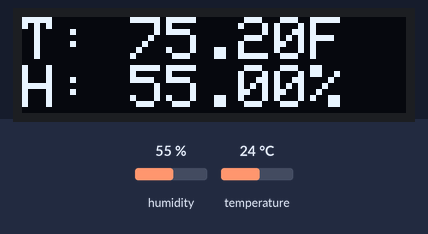
This sketch was run on a simulated Arduino Uno, built with avr-gcc and run on an emulated ATmega328P. Parts: 128×32 one-colour display. Inputs (shaded band) come from the test bench; at power-on: humidity 55 %, temperature 24 °C. What the sketch prints to the serial monitor is not drawn.

Above: at 2.8 s.
2.9 s: humidity set to 22 %
At 5.3 s:
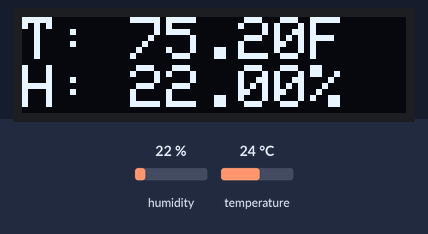
5.6 s: temperature set to 12 °C
At 6.6 s:
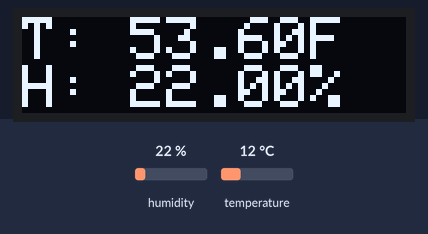
8.3 s: humidity set to 40 %
At 11.2 s:
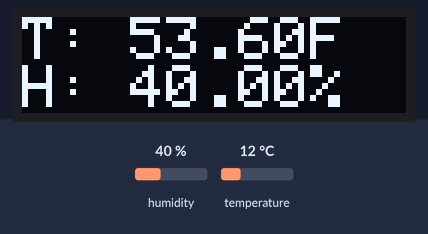
11.6 s: temperature set to 19 °C
At 13.5 s:
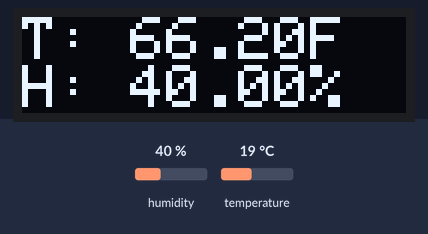
Timing chart, 0 to 15.0 s (numbered marks = the images above; inputs shaded):
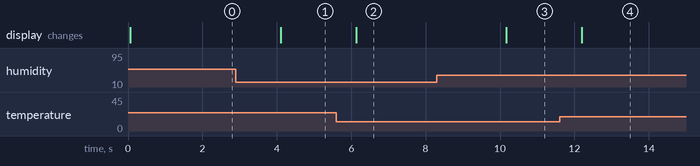

Measured:
- after the input at 2.9 s, the display: changes after 1.2 s (image 1)
- after the input at 5.6 s, the display: changes after 0.53 s (image 2)
- after the input at 8.3 s, the display: changes after 1.9 s (image 3)
- after the input at 11.6 s, the display: changes after 0.59 s (image 4)

The sketch:

tempsen.ino
```cpp
#include <SPI.h>
#include <Wire.h>
#include <Adafruit_SSD1306.h>
#include <DHT.h>;


#define SCREEN_WIDTH 128 // OLED display width, in pixels
#define SCREEN_HEIGHT 32 // OLED display height, in pixels

// Declaration for an SSD1306 display connected to I2C (SDA, SCL pins)
#define OLED_RESET     4 // Reset pin # (or -1 if sharing Arduino reset pin)
Adafruit_SSD1306 display(SCREEN_WIDTH, SCREEN_HEIGHT, &Wire, OLED_RESET);

//Constants
#define DHTPIN 21    // what pin we're connected to
#define DHTTYPE DHT22   // DHT 22  (AM2302)
DHT dht(DHTPIN, DHTTYPE); //// Initialize DHT sensor for normal 16mhz Arduino


//Variables
int chk;
float hum;  //Stores humidity value
float temp; //Stores temperature value

void setup() {
  // put your setup code here, to run once:
  Serial.begin(9600);
  dht.begin();
  // SSD1306_SWITCHCAPVCC = generate display voltage from 3.3V internally
  if(!display.begin(SSD1306_SWITCHCAPVCC, 0x3C)) { // Address 0x3C for 128x32
    Serial.println(F("SSD1306 allocation failed"));
    for(;;); // Don't proceed, loop forever
  }

  // Clear the buffer
  display.clearDisplay();
  display.setTextSize(2);      // Normal 1:1 pixel scale
  display.setTextColor(SSD1306_WHITE); // Draw white text
  display.setCursor(0, 0);     // Start at top-left corner
  display.cp437(true);         // Use full 256 char 'Code Page 437' font
  display.display();
}

void loop() {
  //Read data and store it to variables hum and temp
  hum = dht.readHumidity();
  temp= dht.readTemperature();
  //Serial.print("Humidity: ");
  Serial.print("1.0,"); // ver
  Serial.print(hum);
  Serial.print(",");
  //Serial.print(" %, Temp: ");
  Serial.println(temp);
  //Serial.print(" Celsius");
  float f = (temp * 1.8) + 32;
  //Serial.print("(");
  //Serial.print(f);
  //Serial.println("F)");
  char tempc[8];
  dtostrf(f,6,2,tempc);
  char humc[8];
  dtostrf(hum,6,2,humc);
  display.clearDisplay();
  display.setCursor(0, 0);     // Start at top-left corner
  // put your main code here, to run repeatedly:
  display.write("T:");
  // get temp and put here:
  display.write(tempc);
  display.write("F\n");
  display.write("H:");
  display.write(humc);
  display.write("%");
  display.display();
  delay(2000); // Pause for 2 seconds
}
```
